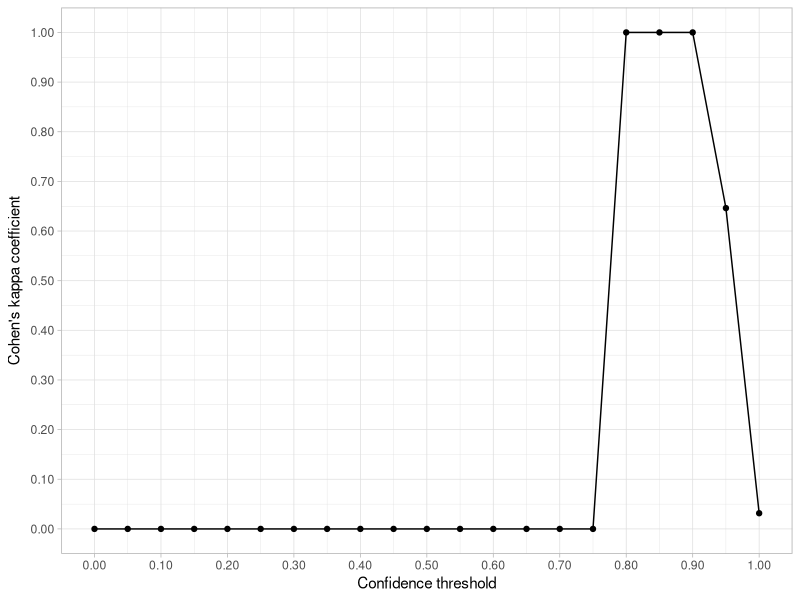

This chart was generated by the following R code:
## ---- chunk 1
library(ggplot2)
## ---- chunk 2
thresholds = c(0.0,0.05,0.1,0.15,0.2,0.25,0.3,0.35,0.4,0.45,0.5,0.55,0.6,0.65,0.7,0.75,0.8,0.85,0.9,0.95,1.0)
kappas = c(0.0,0.0,0.0,0.0,0.0,0.0,0.0,0.0,0.0,0.0,0.0,0.0,0.0,0.0,0.0,0.0,1.0,1.0,1.0,0.6461538461538462,0.03157894736842093)

df <- data.frame(
  thresholds = thresholds,
  kappas = kappas
)
## ---- chunk 3
y_top <- ceiling(1 * 10) / 10   # rounds up to next 0.1

picture <- ggplot(df, aes(x = thresholds, y = kappas)) +
  geom_line() +
  geom_point() +
  scale_x_continuous(
    breaks = seq(0, 1, by = 0.1),
    labels = scales::number_format(accuracy = 0.01)
  ) +
  scale_y_continuous(
    limits = c(0, y_top),
    breaks = seq(0, y_top, by = 0.1),
    labels = scales::number_format(accuracy = 0.01)
  ) +
  labs(
    x = "Confidence threshold",
    #y = expression("Cohen's Kappa (" * kappa * ") coefficient")
    y = expression("Cohen's kappa coefficient")
  ) +
  theme_light()

picture
